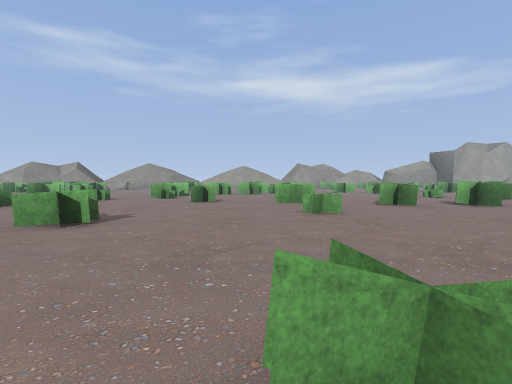
View 1 (above)

18 first-person views from a walk through a level from a Godot 3-D game. The camera is 1.2 m above the floor, tilts 2° down and sees 85° across. The floor is counted in squares, 2 m on a side. Each view is taken from the middle of a square. On the plan, view 1 faces up. The plan holds only what a view shows up to about 9 squares ahead; the rest is blank. The place goes on beyond the plan. Characters and animated objects are left out. Some surface patterns are stand-ins.

View 2
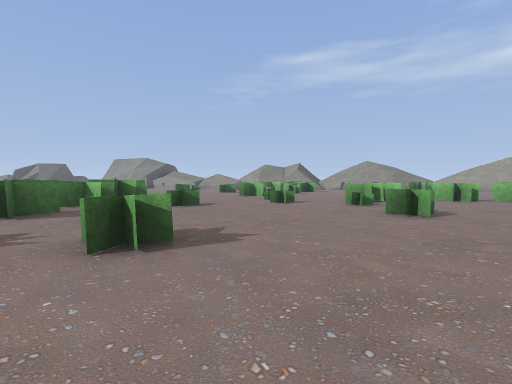

View 3
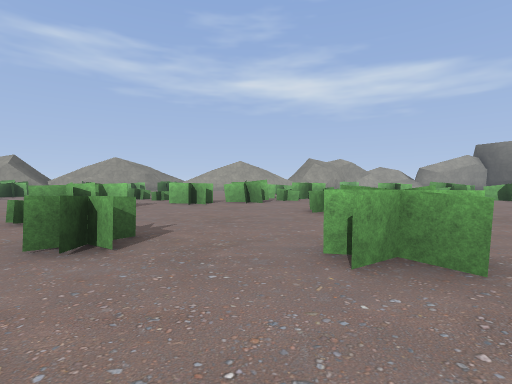

View 4
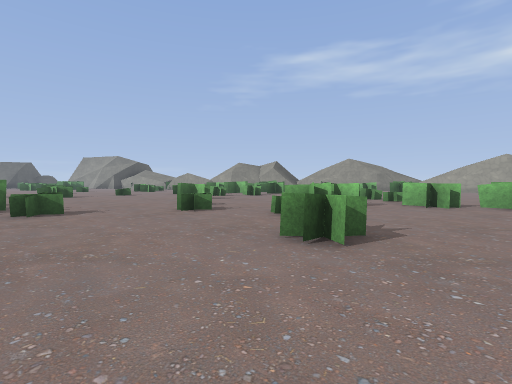

View 5
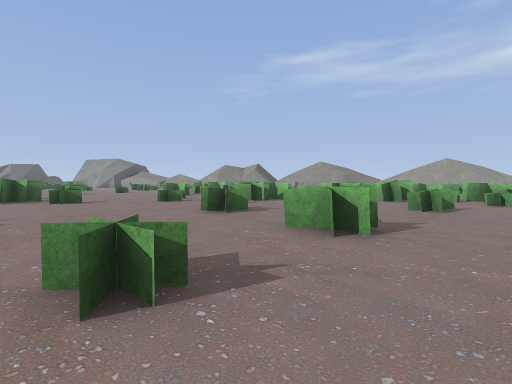

View 6
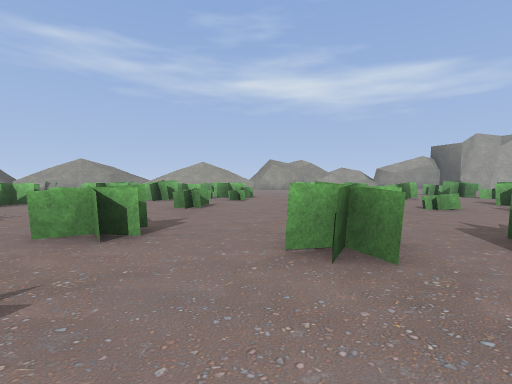

View 7
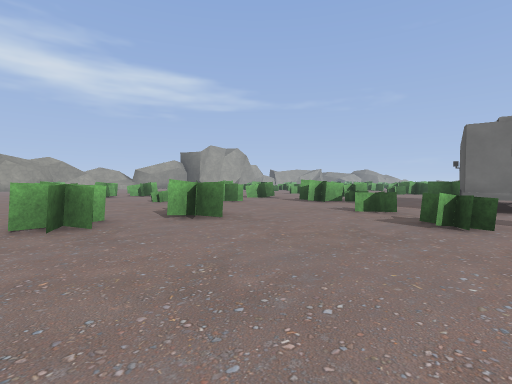

View 8
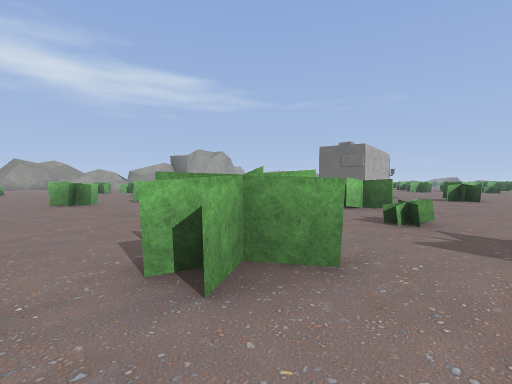

View 9
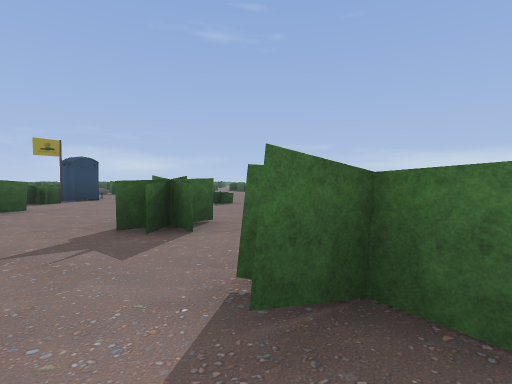

View 10
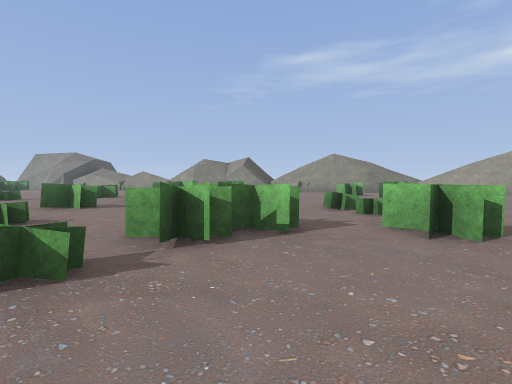

View 11
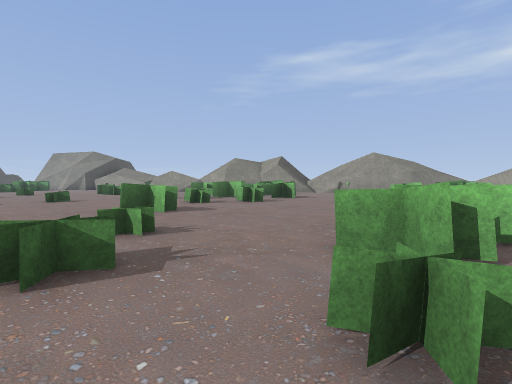

View 12
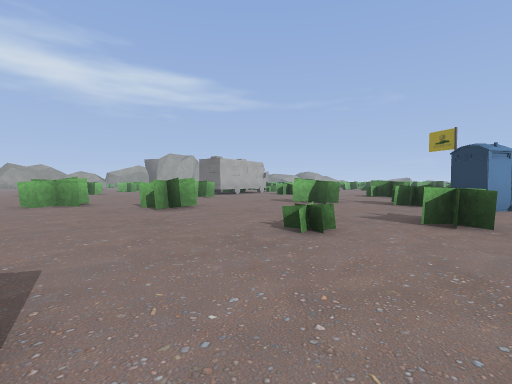

View 13
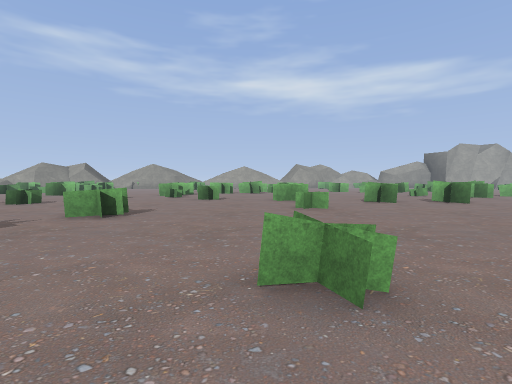

View 14
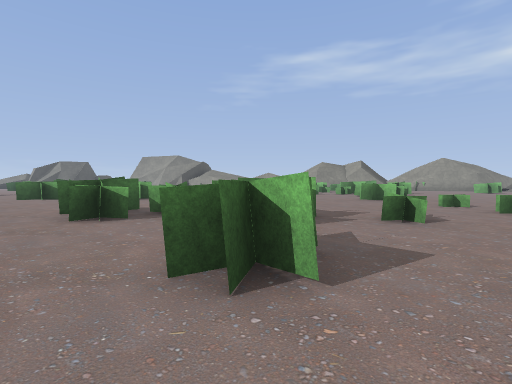

View 15
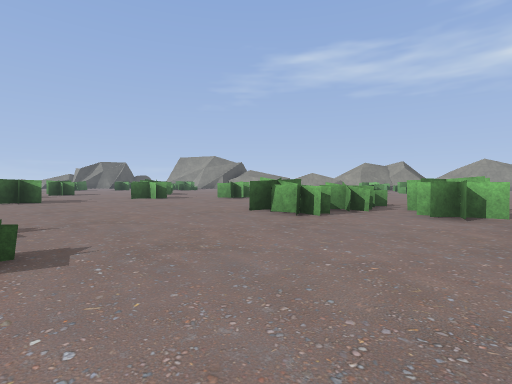

View 16
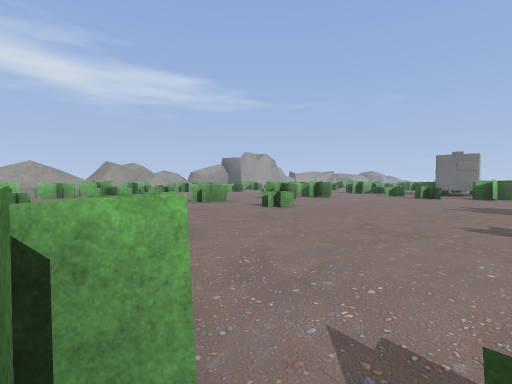

View 17
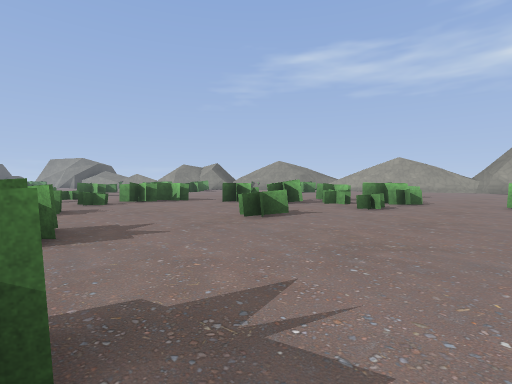

View 18
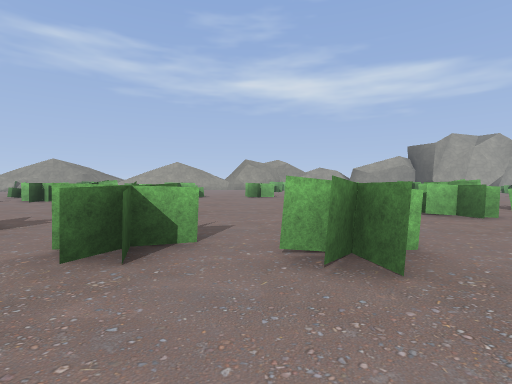

### Floor plan
Key: @ floor where view 1 was taken; # wall or solid block; x gap in a wall; . floor; = window, fence, low wall or low ledge.
Columns run from 18 left of view 1 to 7 right of it. Each row starts with its distance up from view 1.
 14         =.... ..=.#.=...
 13         ......#...........
 12      ....=....=....=......
 11      =...#...............=
 10      ......==..=..........
  9       .......=..=.........
  8         ...........=..=.#.
  7         ...==.........#.#.
  6         =x#........=......
  5     ....#.#...............
  4   .....##..#...=.........=
  3   .....#=..##.............
  2  .............=...........
  1 ............  .=..=..##...
  0 ##..........     .@..##.=.
 -1   .... .=...      . ......
 -2                     ...#..
 -3                     ......
 -4                     ......
 -5                     ......
 -6                     ...=..
 -7                      ....=
 -8                     ......

Where each view was taken, in squares from view 1:
view 1: 0 up, 0 right, facing up
view 2: 3 up, 0 right, facing up-left
view 3: 6 up, 0 right, facing up
view 4: 6 up, 0 right, facing up-left
view 5: 5 up, 3 right, facing up-left
view 6: 5 up, 3 right, facing up
view 7: 3 up, 3 right, facing up-right
view 8: 1 down, 2 right, facing up-right
view 9: 2 up, 4 right, facing down
view 10: 10 up, 1 left, facing up-left
view 11: 9 up, 3 left, facing up-left
view 12: 8 down, 2 right, facing up-right
view 13: 1 down, 0 right, facing up
view 14: 2 up, 5 left, facing up-left
view 15: 1 down, 7 left, facing up-left
view 16: 1 up, 4 left, facing up-right
view 17: 8 up, 5 right, facing up-left
view 18: 5 up, 5 right, facing up
